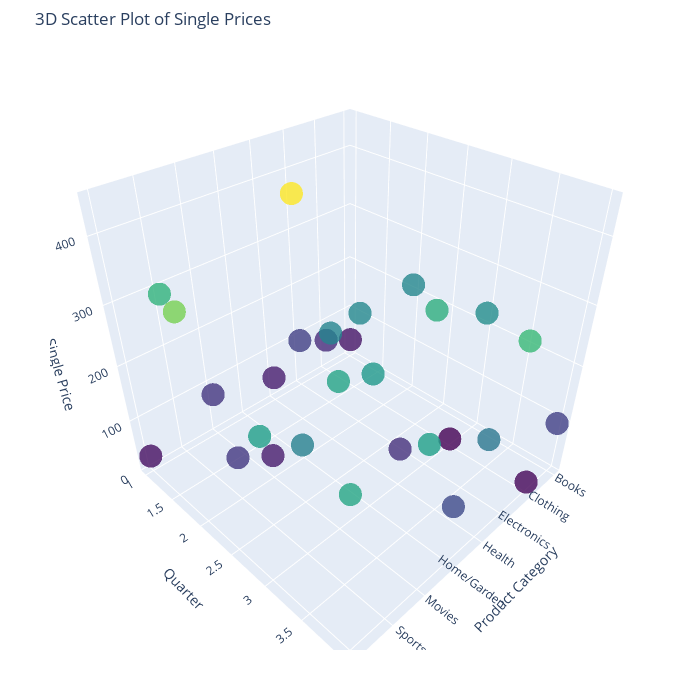

The notebook cell this image was saved under:
### Code cell
data_cube = pd.pivot_table(
    merged_df,
    values='single_price',
    index='product_category',
    columns='quarter',
    aggfunc='sum'
)

# Extract categories and quarters
categories = data_cube.index
quarters = data_cube.columns

# Create meshgrid for 3D plot
category_mesh, quarter_mesh = np.meshgrid(categories, quarters, indexing='ij')

# Flatten the meshgrid and extract the corresponding values
category_flat = category_mesh.flatten()
quarter_flat = quarter_mesh.flatten()
values_flat = data_cube.values.flatten()

# Create a 3D scatter plot
fig = go.Figure(data=[go.Scatter3d(
    x=category_flat,
    y=quarter_flat,
    z=values_flat,
    mode='markers',
    marker=dict(
        size=8,
        color=values_flat,  # set color to the z values
        colorscale='Viridis',  # choose a colorscale
        opacity=0.8
    )
)])

# Update layout for better visualization
fig.update_layout(
    title="3D Scatter Plot of Single Prices",
    scene=dict(
        xaxis_title='Product Category',
        yaxis_title='Quarter',
        zaxis_title='Single Price'
    ),
    width=700,
    height=700,
    margin=dict(t=50, b=50, r=50, l=50)
)

# Display the plot inline
fig.show()

### Figure 1 — Plotly figure (JSON) as saved in the notebook; plotly's stock layout.template omitted (floating-point values rounded to 4 significant figures)
{"data": [{"marker": {"color": [36.66, 213.5, 223.9, 95.81, 65.22, null, 12.47, 18.72, 94.49, 214.6, 283.8, 303.6, 47.25, 207.8, 71.67, 182.8, null, 444.0, 242.5, 108.3, 80.23, 44.79, 264.1, 255.1, 291.4, 82.13, 200.5, null, 29.95, 354.5, 253.9, 268.1], "colorscale": [[0, "#440154"], [0.1111, "#482878"], [0.2222, "#3e4989"], [0.3333, "#31688e"], [0.4444, "#26828e"], [0.5556, "#1f9e89"], [0.6667, "#35b779"], [0.7778, "#6ece58"], [0.8889, "#b5de2b"], [1, "#fde725"]], "opacity": 0.8, "size": 8}, "mode": "markers", "type": "scatter3d", "x": ["Books", "Books", "Books", "Books", "Clothing", "Clothing", "Clothing", "Clothing", "Electronics", "Electronics", "Electronics", "Electronics", "Health", "Health", "Health", "Health", "Home/Garden", "Home/Garden", "Home/Garden", "Home/Garden", "Movies", "Movies", "Movies", "Movies", "Sports", "Sports", "Sports", "Sports", "Toys", "Toys", "Toys", "Toys"], "y": [1, 2, 3, 4, 1, 2, 3, 4, 1, 2, 3, 4, 1, 2, 3, 4, 1, 2, 3, 4, 1, 2, 3, 4, 1, 2, 3, 4, 1, 2, 3, 4], "z": [36.66, 213.5, 223.9, 95.81, 65.22, null, 12.47, 18.72, 94.49, 214.6, 283.8, 303.6, 47.25, 207.8, 71.67, 182.8, null, 444.0, 242.5, 108.3, 80.23, 44.79, 264.1, 255.1, 291.4, 82.13, 200.5, null, 29.95, 354.5, 253.9, 268.1]}], "layout": {"height": 700, "margin": {"b": 50, "l": 50, "r": 50, "t": 50}, "scene": {"xaxis": {"title": {"text": "Product Category"}}, "yaxis": {"title": {"text": "Quarter"}}, "zaxis": {"title": {"text": "Single Price"}}}, "title": {"text": "3D Scatter Plot of Single Prices"}, "width": 700}}
